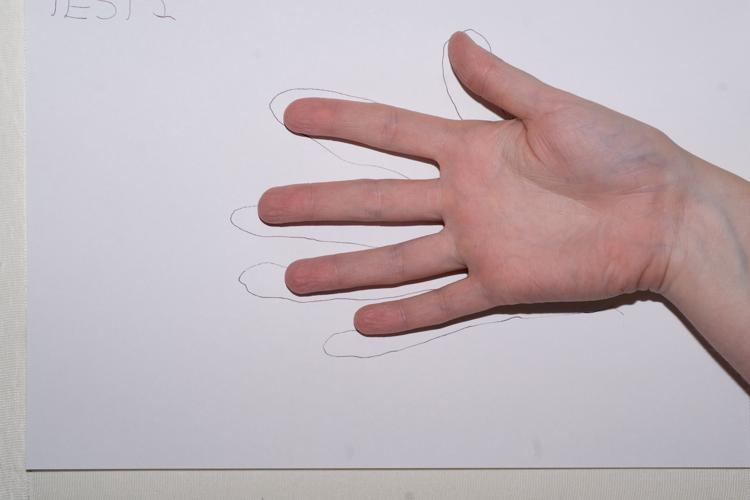
#> input picture docs/source/data/dataset_hands/test001.jpg, 750 x 500 px
$ jupyter execute --allow-errors 1.5_Registration_active-shape-models.ipynb   (shell and % lines are left out)
#> lines starting #> are read from the running program, lines starting #| are printed output that depends on the picture; after the words box and inside, x2 and y2 are one past the last pixel; in counts of white or black regions, pixels touching at a corner belong together
### docs/source/code/segmentation_tests.py
"""
Test code for segmentation.
"""

import numpy as np
import segmentation_util as util
import registration_util as reg_util
import matplotlib.pyplot as plt
import segmentation as seg
from scipy import ndimage, stats
import scipy
import scipy.io
from sklearn.neighbors import KNeighborsClassifier
import timeit
from IPython.display import display, clear_output
plt.rcParams['image.cmap'] = 'gray'


# SECTION 1. Segmentation in feature space


# [219 lines left out: functions scatter_data_test, scatter_t2_test, extract_coordinate_feature_test, feature_stats_test, normalized_stats_test, distance_test and 3 more, not called in this run]
    #!studentend
    #------------------------------------------------------------------#


def funX(X):
    return lambda w: seg.cost_kmeans(X,w)


# [666 lines left out: functions kmeans_demo, kmeans_clustering_test, nn_classifier_test_samples, generate_train_test, easy_hard_data_classifier_test, nn_classifier_test_brains and 12 more, not called in this run]


def plot_hand_shapes():
    #------------------------------------------------------------------#
    #!studentstart
    fn = '../data/dataset_hands/coordinates.txt'
    coordinates =  np.loadtxt(fn)

    fig = plt.figure(figsize=(16,4))
    n = 0
    lbl = 'hand_' + str(n+1)
    ax1  = fig.add_subplot(141)
    ax1.plot(coordinates[n,:56], coordinates[n,56:], label=lbl)
    ax1.set_title(lbl)
    n = 1
    lbl = 'hand_' + str(n+1)
    ax2  = fig.add_subplot(142)
    ax2.plot(coordinates[n,:56], coordinates[n,56:], label=lbl)
    ax2.set_title(lbl)
    n = 2
    lbl = 'hand_' + str(n+1)
    ax3  = fig.add_subplot(143)
    ax3.plot(coordinates[n,:56], coordinates[n,56:], label=lbl)
    ax3.set_title(lbl)
    n = 3
    lbl = 'hand_' + str(n+1)
    ax4  = fig.add_subplot(144)
    ax4.plot(coordinates[n,:56], coordinates[n,56:], label=lbl)
    ax4.set_title(lbl)

    mn = np.mean(coordinates, axis=0)
    fig2 = plt.figure(figsize=(4,4))
    ax1  = fig2.add_subplot(111)
    ax1.plot(mn[:56], mn[56:])
    ax1.set_title('Mean hand shape')
    #!studentend
    #------------------------------------------------------------------#


# [13 lines left out: function test_mypca_hands, not called in this run]


def test_remaining_variance():
    #------------------------------------------------------------------#
    #!studentstart
    fn = '../data/dataset_hands/coordinates.txt'
    coordinates =  np.loadtxt(fn)
    mn = np.mean(coordinates, axis=0)

    X_pca, v, w, fraction_variance = seg.mypca(coordinates)
    num_dims = np.nonzero(fraction_variance >= 0.98)[0][0]+1
    v_new = v[:,:num_dims]

    fig = plt.figure(figsize=(15,10))

    for i in np.arange(num_dims):
        variation = mn +  (v_new[:,i] * w[i]*5).T
        ax  = fig.add_subplot(2,3,i+1)
        ax.plot(mn[:56], mn[56:])
        ax.plot(mn[:56], mn[56:], 'ro')
        ax.plot(variation[:56], variation[56:], 'bo')
        ax.grid()
    #!studentend
    #------------------------------------------------------------------#


def plot_hand_grayscale():
    #------------------------------------------------------------------#
    #!studentstart
    fn = '../data/dataset_hands/test001.jpg'
    img_hand =  plt.imread(fn)
#> img_hand is the input picture: shape (500, 750, 3); mean R, G, B 191.3, 178.9, 184.3
    fn = '../data/dataset_hands/coordinates.txt'
    coordinates =  np.loadtxt(fn)

    fig = plt.figure(figsize=(16,8))
    ax1 = fig.add_subplot(121)
    ax1.imshow(img_hand)

    # L = R * 299/1000 + G * 587/1000 + B * 114/1000
    img2 = img_hand[:,:,0] * 299/1000 + img_hand[:,:,1] * 587/1000 + img_hand[:,:,2] * 114/1000
    ax2 = fig.add_subplot(122)
    ax2.imshow(img2, cmap='gray')

    n = 0
    lbl = 'hand_' + str(n+1)
    ax1.plot(coordinates[n,:56], coordinates[n,56:], 'r', lw=3, label=lbl)
    ax2.plot(coordinates[n,:56]*100, coordinates[n,56:]*100, 'r', lw=3, label=lbl)
    #!studentend
    #------------------------------------------------------------------#


def test_transformed_hand():
    #------------------------------------------------------------------#
    #!studentstart
    fn = '../data/dataset_hands/test001.jpg'
    img_hand =  plt.imread(fn)
    fn = '../data/dataset_hands/coordinates.txt'
    coordinates =  np.loadtxt(fn)
    mn = np.mean(coordinates, axis=0)

    # Initialize position
    # Convert shape to 2D format first (easier to work with for the next steps)
    initialpos = np.concatenate((mn[:56].reshape(1,-1), mn[56:].reshape(1,-1)), axis=0)

    # Define a scaling/rotation/alignment matrix and transform the shape
    # as close as possible to the image
    alignmatrix = np.array([[500, 0, 150], [0, 500, -80]])
    initialpos = alignmatrix.dot(reg_util.c2h(initialpos))

    # Plot image and transformed shape
    fig = plt.figure(figsize=(16,8))
    # L = R * 299/1000 + G * 587/1000 + B * 114/1000
    img2 = img_hand[:,:,0] * 299/1000 + img_hand[:,:,1] * 587/1000 + img_hand[:,:,2] * 114/1000
    ax2 = fig.add_subplot(122)
    ax2.imshow(img2, cmap='gray')
    ax2.plot(initialpos[0,:], initialpos[1,:], 'r')
    #!studentend
    #------------------------------------------------------------------#

### docs/source/reader/1.5_Registration_active-shape-models.ipynb
# Topic 1.5: Active shape models

This notebook combines theory with exercises to support the understanding of active shape models for object detection in medical image segmentation. Implement all functions in the `code` folder of your cloned repository, and test it in this notebook after implementation. Use available markdown sections to fill in your answers.

**Contents:** <br>

1. [Active shape models](#active_sm)<br>

<div id="active_sm"></div>

<div style="float:right;margin:-5px 5px"></div>

## 1. Active shape models

In object detection, model-based vision allows to recognize and locate known objects or patterns despite the presence of occlusive phenomena (e.g. noise). But what if the appearance of the object varies? This is where rigid models become inefficient. Active shape models (ASM) were developed to mitigate this problem based on active **segmentation** (for which they require registration) of medical images. For a detailed explanation of ASM priciples, **please read carefully the following article**: [Cootes et al. Active Shape Models - Their Training and Application, Computer Vision and Image Understanding (1994)](http://dns2.asia.edu.tw/~ysho/YSHO-English/2000%20Engineering/PDF/Com%20Vis%20Ima%20Und61,%2038.pdf)

The active shape model (a.k.a statistical shape model) is a point distribution model representing the shape of an object and its permissible variations surrounded by boundary points. In principle, the ASM aims to find shapes and acceptable variations of an object in a new image based on the model created from a sufficiently large training dataset. Variations in an active shape from a training phase are used to predict variation of unknown objects.

An ASM describes a $K$-dimensional shape that has $L$ boundary points in a *shape feature vector* $\mathbf{s} = (s_{0}, s_{1}, ..., s_{N}) = (x_{1,1} x_{1,2} ... x_{1,L}, x_{2,1} x_{2,2} ... x_{2,L}, ..., x_{K,1}, ... x_{K,L})$, where $x_{k,l}$ denotes the *k*th component of the *l*th boundary point $\mathbf{x}_{i}$.

With increasing $K$ dimension of the shape feature vector, more samples in the feature space are needed to compute a reliable estimate.

An ASM is defined by its probability density function (PDF) that reflects deformation within an object class. Computation of a probabilistic shape model from training samples is typically performed as follows:

1. Identify several points on the object boundary to select landmarks (Note: semantic equivalence of selected landmarks across all training data needs to be assured)

    - primary landmarks are anatomical landmarks equivalent to anatomical locations (e.g. the brain's Sylvian fissure)
    - secondary landmarks are other image features, e.g. ridge intersections on the brain surface
    - tertiary landmarks are used to represent curvature of the shape boundary

2. Align landmarks within a common coordinate system
3. Decorrelate the estimated covariance matrix to obtain uncorrelated features with eigenvectors of that covariance matrix
4. Clean up the feature space by only keeping significant variations that lie below some percentage of the total variance in the training data.

As you may correctly anticipate, there are several bottlenecks present in the process of estimating the probabilistic shape model. Semantic equivalence is often difficult, let alone impossible to determine. Moreover, human interaction is required for landmark detection, which is rarely feasible in medical practice. Hence, landmark detection is conducted based on local attributes (e.g. curvatures), geometric shape features or registration of atlases. Moreover, landmark alignment based on invalid assumptions about the object's coordinate system may cause wrong shape variation. Last but not least, the limited amount of training samples typically present in practice leads to a decrease in the significance of the estimated probability distribution.

Further information about active shape models as well as active appearance models can be found in [chapter 11.5 of the Guide to Medical Image Analysis by Tonnies, Klaus D](https://www.springer.com/gp/book/9781447160960).

### Using ASM for segmentation tasks

As mentioned above, most of the issues related to estimating the probability density function of an ASM represent classification problems. Hence, the ASM approach is suitable for segmentation tasks. The main idea is to apply an ASM such that its shape is aligned and deformed to fit a potential shape instance in an image. ASM-assisted segmentation is done in the following steps:

1. Register an active shape model with new image data that contain a shape which is not accounted for in the shape model in terms of position, orientation and scale

<center width="100%"></center>

<font size="1">Figure from [Toennies K.D. Guide to Medical Image Analysis](https://www.springer.com/gp/book/9781447160960/)</font>

<br>

2. Apply local deformations of the shape model to fit the object in the target image, thereby creating a new estimate for computing the next pose estimate (positions of the model shape with deformations)

<center width="100%"></center>

<font size="1">Figure from [Toennies K.D. Guide to Medical Image Analysis](https://www.springer.com/gp/book/9781447160960/)</font>

<br>

3. Compute as many pose estimates as are required for convergence.

<div style="float:right;margin:-5px 5px"></div>

### *Exercise 1.1:*
Load `coordinates.txt` which contains coordinates of 40 hand shapes, each represented by 56 points. Dimensions 1 to 56 store the $x$-coordinate and dimensions 57 to 112 store the $y$-coordinate. Plot a few shapes to examine the variation. What do you think the mean shape will look like? Compute it to verify your guess. Implement this in the function `plot_hand_shapes()` in `SECTION 3` of the `segmentation_tests.py` module.

[cell 1]
import sys
sys.path.append("../code")
from segmentation_tests import plot_hand_shapes
#> (the rest of this cell did not finish here and is left out)

<div style="float:right;margin:-5px 5px"></div>

### *Exercise 1.2:*
Apply `mypca` on the coordinates data. How many dimensions are needed to describe 98% of the variance? Store only the vectors corresponding to these dimensions in `v`. Implement your code in the function `test_mypca_hands()` in `SECTION 3` of the `segmentation_tests.py` module.

#> (a cell that did not finish here is left out)

<div style="float:right;margin:-5px 5px"></div>

### *Exercise 1.3:*
Create a loop to go through the dimensions left in `v` and compute a variation that this dimension produces. For the weight, you might want to use the corresponding eigenvalue multiplied by a small scaling factor, like 5. What are the main variation that you notice?

Note: If you see the warning **ComplexWarning: Casting complex values to real discards the imaginary part**, just ignore it.

[cell 3]
import sys
sys.path.append("../code")
from segmentation_tests import test_remaining_variance
#> (the rest of this cell did not finish here and is left out)

<div style="float:right;margin:-5px 5px"></div>

### *Exercise 1.4:*
Load the image `test001.jpg` and view it in grayscale. If you were to plot the hand template on top of this image, what do you expect to happen? Verify your hypothesis. Implement your code in the function `plot_hand_grayscale()` in `SECTION 3` of the `segmentation_tests.py` module.

[cell 4]
import sys
sys.path.append("../code")
from segmentation_tests import plot_hand_grayscale
#> (the rest of this cell did not finish here and is left out)

<div style="float:right;margin:-5px 5px"></div>

### *Exercise 1.5:*
Transform your mean hand shape into a 2x56 dataset with `initialpos = [[meanhand[0,:56]], [meanhand[0,56:112]]]`. Think about the registration exercises you did before. Define a transformation matrix (you can try out yourself what numbers are needed) and use it to plot the hand template close to the hand in the image. Implement your code in the function `test_transformed_hand()` in `SECTION 3` of the `segmentation_tests.py` module.

[cell 5]
import sys
sys.path.append("../code")
from segmentation_tests import test_transformed_hand
#> (the rest of this cell did not finish here and is left out)

<div style="float:right;margin:-5px 5px"></div>

### *Question 1.1:*
Consider the active shape model for segmentation of the ventricles in the sample brain images. Describe which steps you would need to do for the data that is available to us, to train a shape model of the ventricles.

<font style="color:red">Type your answer here</font>

<div style="float:right;margin:-5px 5px"></div>

### *Exercise 1.6:*
You can inspect the mask of the ventricles in the sample brain images using the code below.

[cell 6]
import sys
import matplotlib.pyplot as plt
sys.path.append("../code")
GT = plt.imread('../data/dataset_brains/1_1_gt.tif')
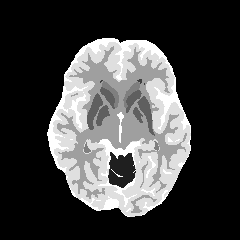
#> input picture docs/source/data/dataset_brains/1_1_gt.tif, 240 x 240 px
#> GT is the input picture: shape (240, 240); min 0, max 8, mean 2.04
gtMask = GT == 4
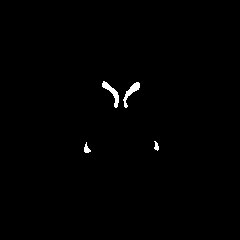
#> gtMask: shape (240, 240) bool; 0.63% white; 4 white regions, box (x1, y1, x2, y2) and area: (102, 81, 119, 108) 148, (123, 82, 140, 108) 141, (84, 142, 91, 153) 42, (154, 141, 159, 151) 32
#> (the rest of this cell did not finish here and is left out)

<div style="float:right;margin:-5px 5px"></div>

### *Question 1.2:*
Look at the ventricle masks for different subjects and different slices. Based on the shapes that you see, what difficulties do you think you might face, if you wanted to train an active shape model? How could you modify the dataset to overcome these difficulties?

<font style="color:red">Type your answer here</font>
